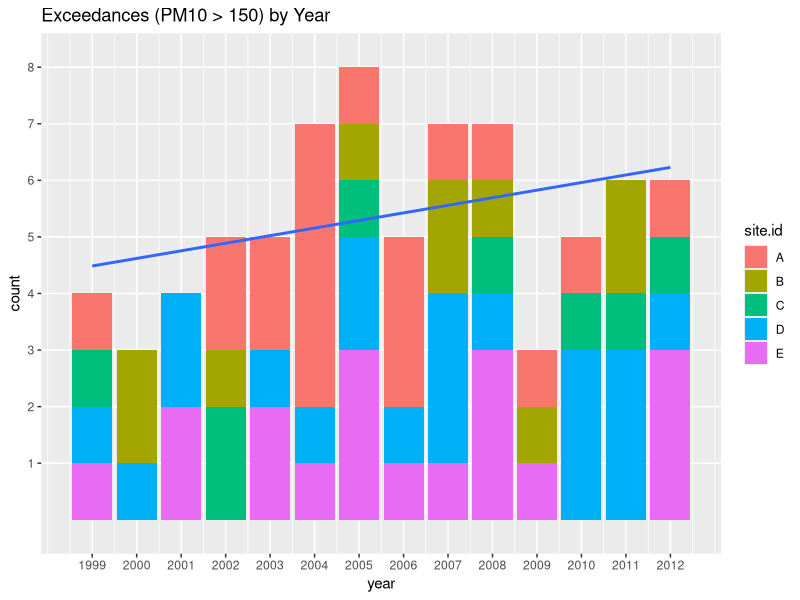
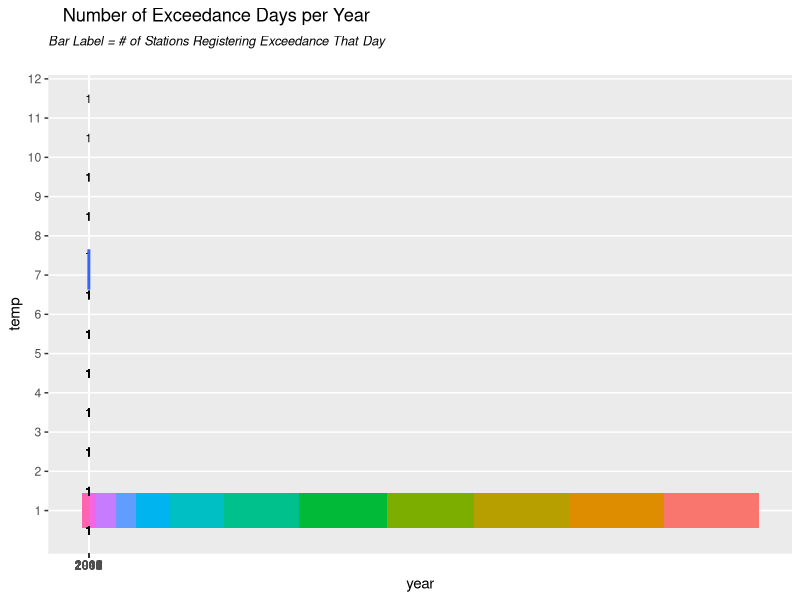

Here is the R script that generated these plots, in order:
library(plyr)
library(dplyr)
library(ggplot2)
set.seed(1)
# make fake test dataset
test_df <- data.frame(year=rep(NA, 100),
                      day=rep(NA, 100),
                      site.id=rep(NA, 100),
                      pm10=rep(NA, 100))
test_df$year <- sample(c(1999:2012), 100, replace=TRUE)
test_df$day <- sample(c(1:365), 100, replace=TRUE)
test_df$site.id <- sample(c("A", "B", "C", "D", "E"), 100, replace=TRUE)
test_df$pm10 <- sample(c(1:500), 100, replace=TRUE)
test_df$day <- factor(test_df$day)
temp <- test_df %>% group_by(year) %>% filter(pm10>150) %>%
  summarize(count = length(pm10))
p1 <- test_df %>% filter(pm10>150) %>%
  ggplot(aes(year)) +
  geom_bar(aes(fill=site.id)) +
  ggtitle("Exceedances (PM10 > 150) by Year") +
  scale_y_discrete(breaks=c(1:max(temp$count)), limits=c(1:max(temp$count))) +
  scale_x_continuous(breaks=c(min(temp$year):max(temp$year))) + 
  geom_smooth(data=temp, aes(x=year, y=count), method="lm", se=FALSE)

summary_df <- test_df %>% group_by(year, day) %>% 
  summarize(count = length(pm10), temp=1)
for (i in 1:nrow(summary_df)){
  summary_df$year_index[i] <- match(summary_df$day[i],
                              filter(summary_df, year==summary_df$year[i])$day)
}
summary_df$year_index <- factor(summary_df$year_index)
maxx2 <- as.numeric(levels(summary_df$year_index)[length(levels(summary_df$year_index))])
# calculate midpoints of bars (simplified using comment by @DWin)
summary_df <- ddply(summary_df, .(year), 
                    transform, pos = cumsum(temp) - (0.5 * temp)
                    )
temp2 <- test_df  %>% group_by(year) %>% 
  summarize(count = length(pm10))
p2 <- ggplot(summary_df, aes(x=year, y=temp)) +
  geom_bar(aes(fill=year_index), stat="identity") +
  geom_text(aes(label = count, y = pos), size = 3) +
  theme(legend.position='none') +
  scale_x_continuous(breaks=c(min(temp$year):max(temp$year))) + 
  ggtitle(expression(atop("Number of Exceedance Days per Year", 
                          atop(italic("Bar Label = # of Stations Registering Exceedance That Day"),"")))) +
  scale_y_discrete(breaks=c(1:maxx2), limits=c(1:maxx2)) +
  geom_smooth(data=temp2, aes(x=year, y=count), method="lm", se=FALSE)

